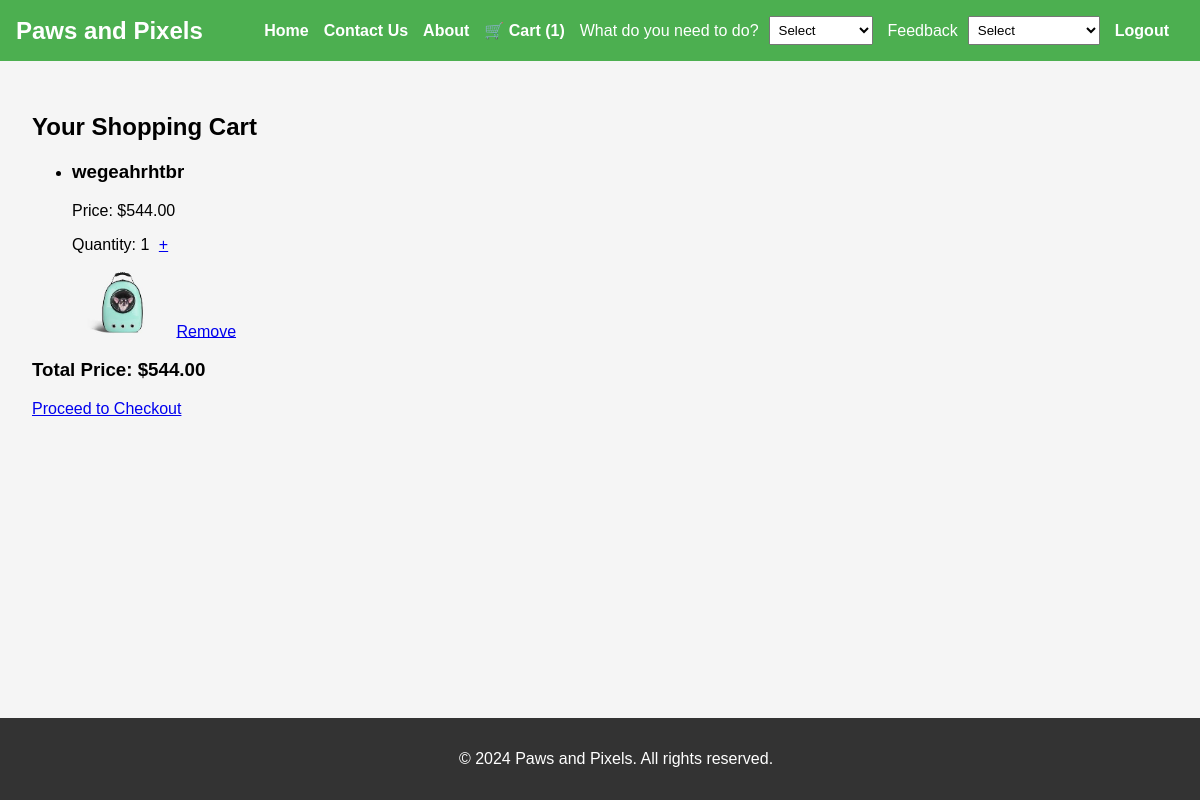
Page /cart/ (signed in) on the committed database.
### Home/models.py (models this page shows, shortened)
class CartItem(models.Model):
    cart = models.ForeignKey(Cart, on_delete=models.CASCADE, null=True)
    user = models.ForeignKey(settings.AUTH_USER_MODEL, null=True, on_delete=models.CASCADE)
    accessory = models.ForeignKey(Accessory, on_delete=models.CASCADE)
    quantity = models.PositiveIntegerField(default=1)

class Accessory(models.Model):
    name = models.CharField(max_length=255)
    description = models.TextField()
    price = models.DecimalField(max_digits=10, decimal_places=2)
    image = models.ImageField(upload_to='accessories/', blank=True, null=True)
    quantity = models.PositiveIntegerField(default=0)  # Track available stock

### Home/views.py (the view)
# urls.py: path('cart/', view_cart, name='view_cart'),
@login_required
def view_cart(request):
    cart, created = Cart.objects.get_or_create(user=request.user)
    cart_items = CartItem.objects.filter(cart=cart)
    total_price = sum(item.accessory.price * item.quantity for item in cart_items)
    return render(request, 'cart.html', {'cart_items': cart_items, 'total_price': total_price})

### Home/templates/cart.html
{% extends 'base.html' %}
{% block content %}
<h2>Your Shopping Cart</h2>
{% if cart_items %}
<ul>
    {% for item in cart_items %}
    <li>
        <h3>{{ item.accessory.name }}</h3>
        <p>Price: ${{ item.accessory.price }}</p>
        <p>
            Quantity: {{ item.quantity }}
            <a href="{% url 'increase_cart_quantity' item.id %}" style="margin-left: 5px;">+</a>
        </p>
        <img src="{{ item.accessory.image.url }}" alt="{{ item.accessory.name }}" width="100">
        <a href="{% url 'remove_from_cart' item.id %}">Remove</a>
    </li>
    {% endfor %}
</ul>
<h3>Total Price: ${{ total_price }}</h3>
<a href="{% url 'checkout' %}" class="btn btn-primary">Proceed to Checkout</a>
{% else %}
<p>Your cart is empty.</p>
{% endif %}
{% endblock %}

### Home/templates/base.html (style rules this page uses)
body { font-family: Arial, sans-serif; margin: 0; padding: 0; background-color: #f5f5f5; }

### rows in the picture
CartItem: accessory.name "wegeahrhtbr", accessory.price "544.00", quantity "1", accessory.image (picture)

### other values in the picture
{{ total_price }} "544.00"
